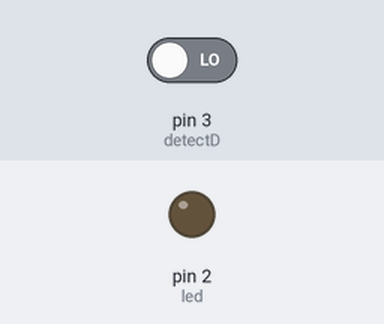
Bench run of a sketch on a simulated Arduino Uno, built with avr-gcc and run on an emulated ATmega328P. On the bench: output pins drawn as LEDs (lit = HIGH). Dashed ring = blinking. Inputs (shaded band) come from the test bench; at power-on: pin 3 (detectD) LOW.

Above: at 1.2 s.
1.3 s: pin 3 (detectD) driven HIGH
At 4.2 s:
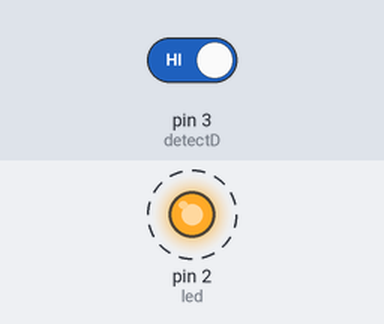
4.3 s: pin 3 (detectD) driven LOW
At 5.2 s:
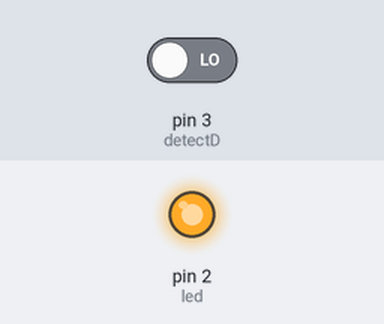
Timing chart, 0 to 7.3 s (numbered marks = the images above; inputs shaded):
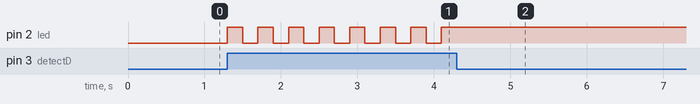

The sketch:

prendeYApagaLedConSonido.ino
```cpp
// PRENDE/APAGA LED CON DETECTOR DE SONIDO.
int led=2, detectD=3;
int valor=0, estado=0;

void setup() {
  pinMode(led,OUTPUT);
  pinMode(detectD, INPUT);

  digitalWrite(led,LOW);

}

void loop() {
  valor=digitalRead(detectD);
  if(valor==HIGH){
    estado=digitalRead(led);
    digitalWrite(led,!estado);
    delay(200);
    }
  }
```

Measured:
- after the input at 1.3 s, pin 2 (led): alternates HIGH for 0.20 s and LOW for 0.20 s, starting at once
- after the input at 4.3 s, pin 2 (led): stops changing and stays HIGH
